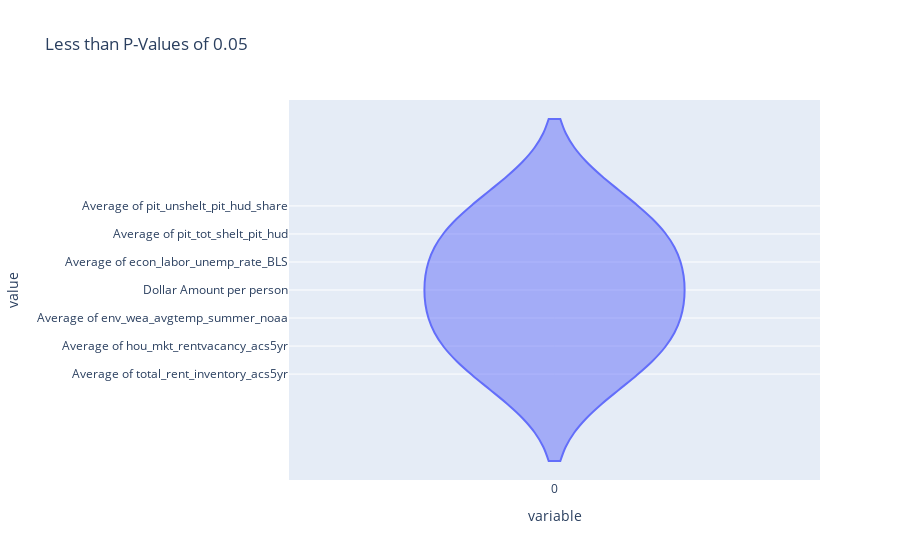

Write notebook code for a chart like this one.
### Code cell
px.violin(Less_than_p_values ,title="Less than P-Values of 0.05")

### Figure 1 — Plotly figure (JSON) as saved in the notebook; plotly's stock layout.template omitted (floating-point values rounded to 4 significant figures)
{"data": [{"alignmentgroup": "True", "box": {"visible": false}, "hovertemplate": "variable=%{x}<br>value=%{y}<extra></extra>", "legendgroup": "", "marker": {"color": "#636efa"}, "name": "", "offsetgroup": "", "orientation": "v", "scalegroup": "True", "showlegend": false, "type": "violin", "x": ["0", "0", "0", "0", "0", "0", "0"], "x0": " ", "xaxis": "x", "y": ["Average of total_rent_inventory_acs5yr", "Average of hou_mkt_rentvacancy_acs5yr", "Average of env_wea_avgtemp_summer_noaa", "Dollar Amount per person", "Average of econ_labor_unemp_rate_BLS", "Average of pit_tot_shelt_pit_hud", "Average of pit_unshelt_pit_hud_share"], "y0": " ", "yaxis": "y"}], "layout": {"legend": {"tracegroupgap": 0}, "title": {"text": "Less than P-Values of 0.05"}, "violinmode": "group", "xaxis": {"anchor": "y", "domain": [0, 1], "title": {"text": "variable"}}, "yaxis": {"anchor": "x", "domain": [0, 1], "title": {"text": "value"}}}}
